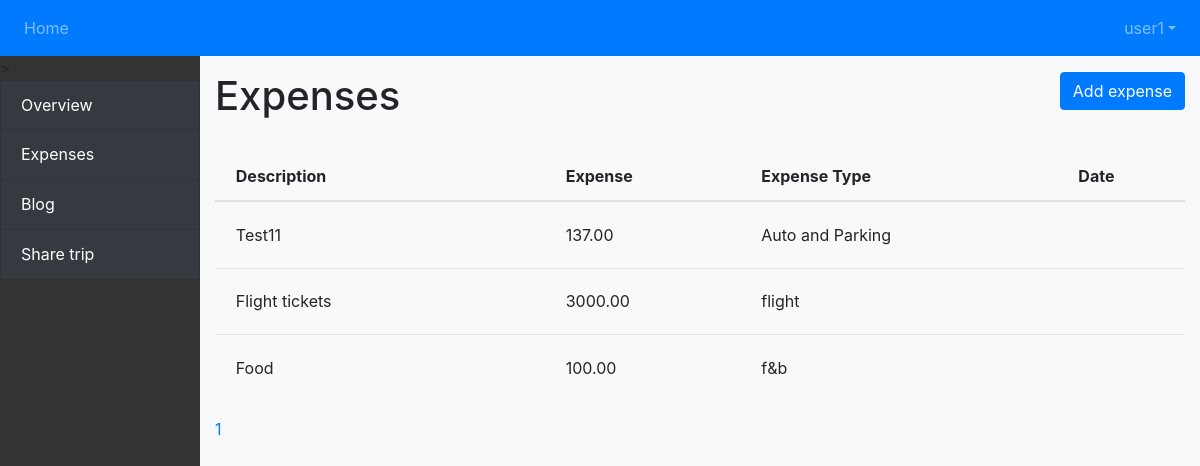
Page /trip/7/expense (signed in) on the committed database.
### tracker/models.py (models this page shows)
class Expenses(models.Model):
    trip = models.ForeignKey('Trip', on_delete=models.CASCADE)
    expense = models.DecimalField(max_digits=100, decimal_places=2)
    expense_type = models.CharField(max_length = 50, choices=expense_type_options)
    description = models.CharField(max_length = 50)
    transaction_date = models.DateField(null=True, blank=True)

### tracker/views.py (the view, shortened to what this page needs)
# urls.py: path('trip/<int:pk>/expense', views.TripExpense.as_view(), name='trip_expense'),
class TripExpense(LoginRequiredMixin, DetailView): #List of all the expenses of the trip
    template_name = 'tracker/trip_expense.html'
    def get(self, request, pk, expense_id=None): #Get all the expenses for the trip
        user_can_access = check_user_has_access_to_trip(trip_id=pk, request_user_id=request.user.id)
        if user_can_access:
            this_trip = Trip.objects.get(pk=pk)
            form = AddExpenseForm()
            all_expenses = Expenses.objects.filter(trip=this_trip).order_by('id').reverse() #Reverse so that the latest entry appears at the top
            paginator = Paginator(all_expenses, 5)
            page_num = request.GET.get('page')
            page_obj = paginator.get_page(page_num)
            ctx = {'trip': this_trip, 'form': form, 'page_obj': page_obj}
            return render(request, self.template_name, ctx)
        else:
            raise Http404('Access denied')

### tracker/utils.py (called while the page is built)
def check_user_has_access_to_trip(trip_id, request_user_id):
    this_trip = get_object_or_404(Trip, id=trip_id)
    this_trip_users = this_trip.groups.values('id')
    this_trip_users = [user['id'] for user in this_trip_users]
    if request_user_id in this_trip_users:
        return True
    else:
        return False

### tracker/templates/tracker/trip_expense.html (shortened to what this page needs)
{% extends "base_sidebar.html" %}
{% load crispy_forms_tags %}
{% load static %}
{% block sidecontent %}
{% include "modal.html" %}
<h1>Expenses</h1> <br>
{% if page_obj %}
    <table class="table" id="table">
        <tr>
            <th scope="col">Description</th>
            <th scope="col">Expense</th>
            <th scope="col">Expense Type</th>
            <th scope="col">Date</th>
        </tr>
        <tbody>
        {% for expense in page_obj %}
        <tr scope="row" class="record">
            <td>{{expense.description}} </td>
            <td>{{expense.expense}}</td>
            <td>{{expense.expense_type}}</td>
            <td>{{expense.transaction_date | default_if_none:" " | date:"Y-m-d"}}</td>
        </tr>
    {% endfor %}
    </tbody>
    </table>
    <div class="pagination">
        <span class="step-links">
            {% for num in page_obj.paginator.page_range %}
              {% if page_obj.number == num %}
                <a href="?page={{ num }}">{{ num }}</a>
              {% elif num > page_obj.number|add:'-3' and num < page_obj.number|add:'3' %}
                <a href="{% url 'tracker:trip_expense' trip.id %}?page={{ num }}">{{ num }}</a>
              {% endif %}
            {% endfor %}
        </span>
    </div>
{% endif %}
{% endblock %}

### tracker/templates/base.html (shortened to what this page needs)
<!DOCTYPE html>
<html>
<head>
{% load static %}
<link rel="stylesheet" href="https://cdn.jsdelivr.net/npm/bootstrap@4.6.2/dist/css/bootstrap.min.css">
<link rel="stylesheet" href="https://cdnjs.cloudflare.com/ajax/libs/font-awesome/5.13.1/css/all.min.css" />
<link rel="stylesheet" href="{% static 'styles.css' %}">
</head>
<body>
<nav class="navbar navbar-expand-md navbar-dark bg-primary fixed-top">
    <div class="collapse navbar-collapse" id="navbarNavDropdown">
        <ul class="navbar-nav">
            <li class="nav-item">
                <a class="nav-link" href="{% url 'tracker:trip_list' %}">Home</a>
            </li>
        </ul>
    </div>
    <div class="navbar-collapse collapse w-100 order-3 dual-collapse2">
        <ul class="navbar-nav ml-auto">
            <li class="nav-item dropdown">
                <a class="nav-link dropdown-toggle" href="#" role="button" data-toggle="dropdown" aria-expanded="false">{{user.username}}</a>
            </li>
        </ul>
    </div>
</nav>
{% block sidebar %}{% endblock %}
</body>
</html>

### tracker/static/styles.css (style rules this page uses)
body { padding-top: 56px; background-color: #f8f9fa!important }
th { border-top: none !important; padding-left:20.8px !important; }
.table td { padding: 1.3rem; }

### rows in the picture
Expenses: description "Test11", expense "137.00", expense_type "Auto and Parking"
Expenses: description "Flight tickets", expense "3000.00", expense_type "flight"
Expenses: description "Food", expense "100.00", expense_type "f&b"

### other values in the picture
{{ user.username }} "user1"
{{ num }} "1"
